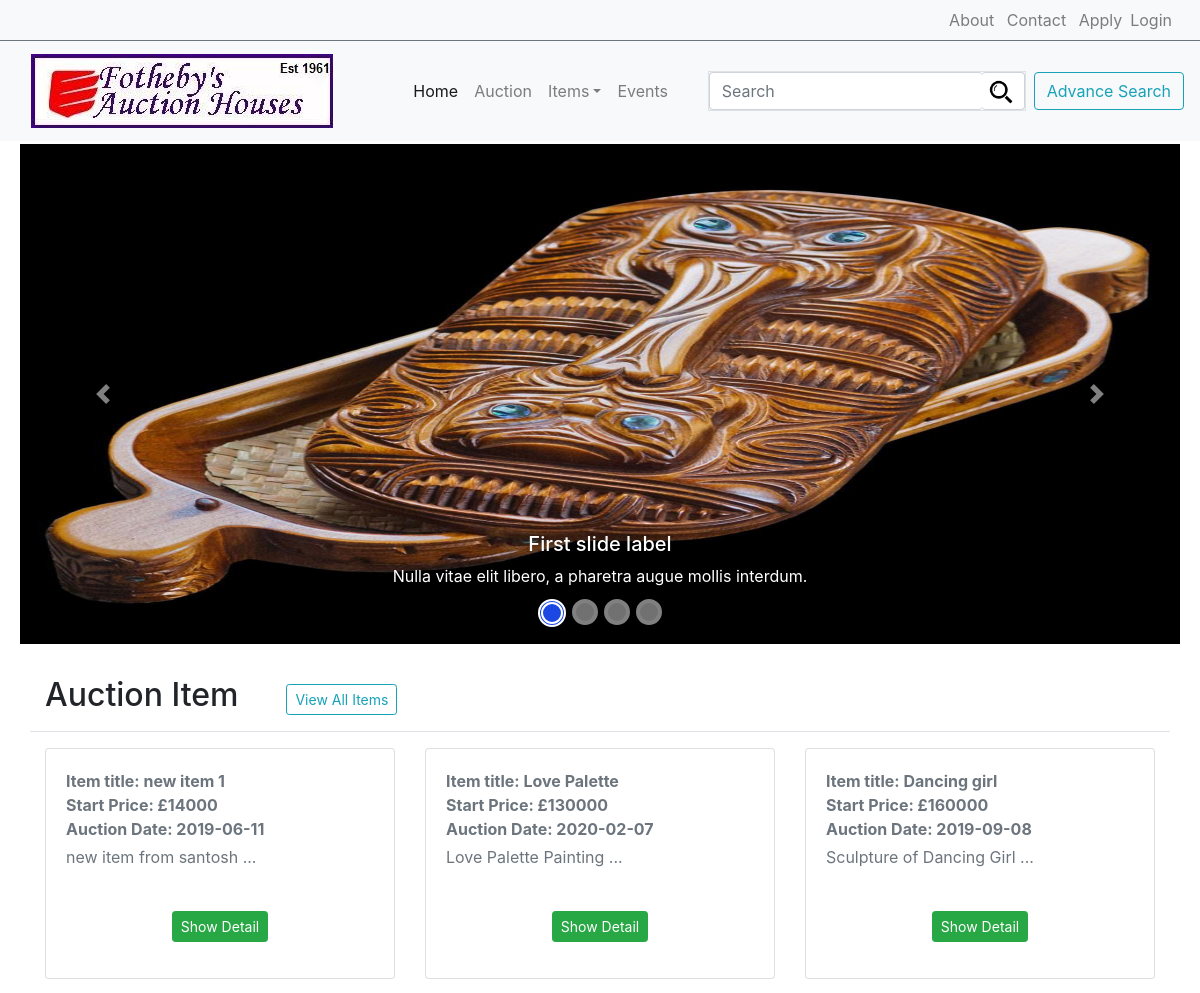
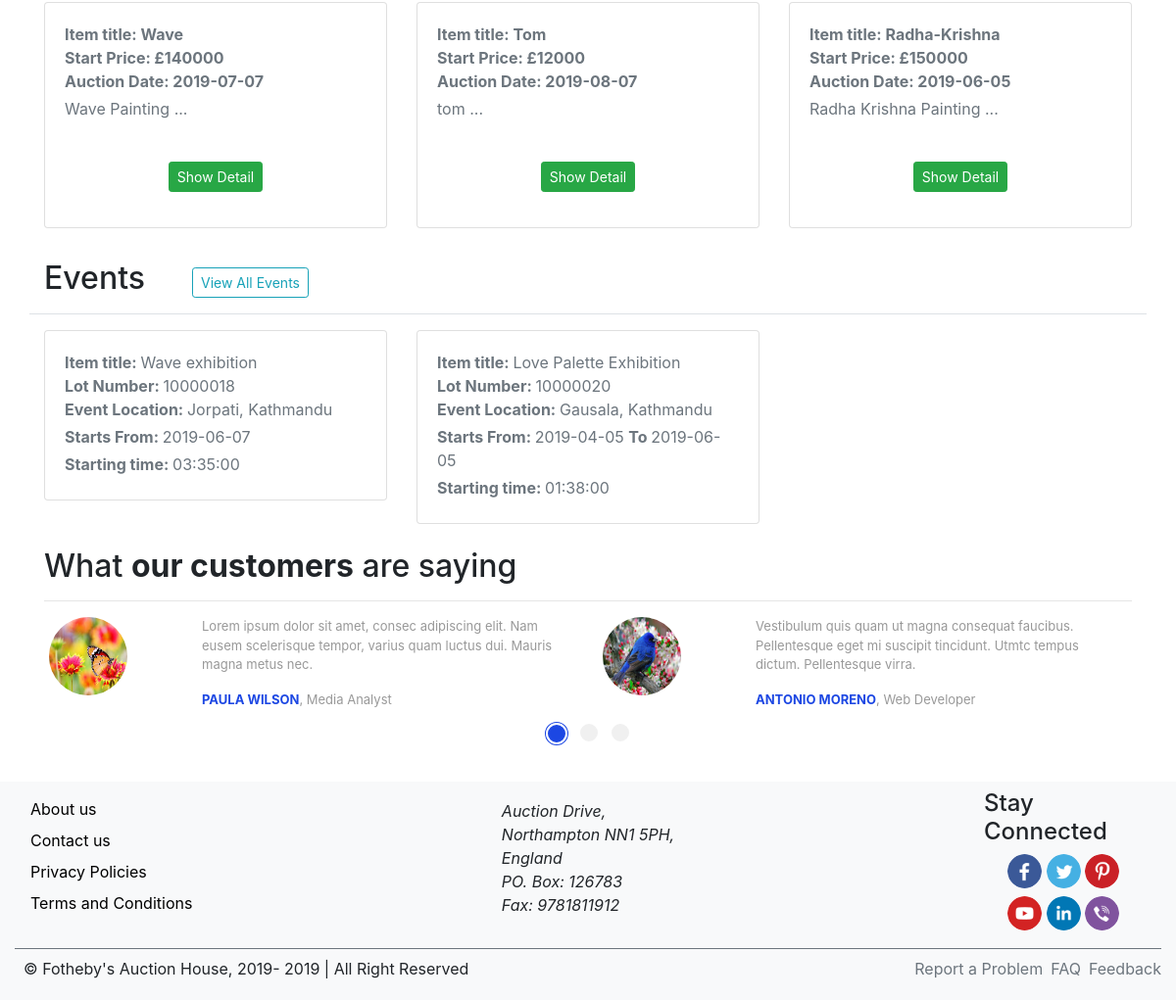
The page / on the database its author committed (2 pictures, top to bottom).
### tables this page shows
CREATE TABLE `items` (
  `lot_number` int(8) NOT NULL,
  `cat_id` int(11) NOT NULL,
  `classif_id` int(11) NOT NULL,
  `item_name` varchar(255) NOT NULL,
  `artist` varchar(255) NOT NULL,
  `description` varchar(9999) NOT NULL,
  `produced_year` date NOT NULL,
  `auction_date` date NOT NULL,
  `price` int(15) NOT NULL,
  `medium` varchar(255) DEFAULT NULL,
  `frame` varchar(5) DEFAULT NULL,
  `dimension` varchar(255) DEFAULT NULL,
  `image_type` varchar(10) DEFAULT NULL,
  `material` int(255) DEFAULT NULL,
  `weight` varchar(15) DEFAULT NULL,
  `status` varchar(10) NOT NULL
);

CREATE TABLE `events` (
  `event_id` int(11) NOT NULL,
  `event_name` varchar(999) NOT NULL,
  `lot_number` int(8) NOT NULL,
  `event_time` time NOT NULL,
  `event_location` varchar(255) NOT NULL,
  `from_date` date NOT NULL,
  `to_date` date DEFAULT NULL
);

### functions/loadTemplate.php (called while the page is built, shortened)
<?php
	function loadTemplate($fileName, $templateVars){
		extract($templateVars);
		require $fileName;
		$content = ob_get_clean();
		return $content;
	}
?>

### controllers/home.php (called while the page is built, shortened)
<?php
	$items = $pdo->prepare("SELECT *
		FROM items i
		JOIN categories c
		ON c.cat_id = i.cat_id
		JOIN classifications cl
		ON i.classif_id = cl.classif_id
		JOIN images im
		ON im.item_id = i.lot_number
		ORDER BY i.lot_number DESC
	");
	$items->execute();
	$events = $pdo->prepare("SELECT *
		FROM items i
		JOIN categories c
		ON c.cat_id = i.cat_id
		JOIN classifications cl
		ON i.classif_id = cl.classif_id
		JOIN images im
		ON im.item_id = i.lot_number
		JOIN events e
		ON e.lot_number = i.lot_number
	");
	$events->execute();
	$templateVars = [
		'items' => $items,
		'events' => $events
	];
	$content = loadTemplate('../views/home_template.php', $templateVars);
?>

### views/home_template.php (the view, shortened to what this page needs)
<section class="container-fluid">
	<div class="pb-3 pt-1">
		<div id="carouselExample" class="carousel slide" data-ride="carousel">
			<ol class="carousel-indicators">
				<li data-target="#carouselExample" data-slide-to="0" class="active"></li>
				<li data-target="#carouselExample" data-slide-to="1"></li>
				<li data-target="#carouselExample" data-slide-to="2"></li>
				<li data-target="#carouselExample" data-slide-to="3"></li>
			</ol>
			<div class="carousel-inner carousel-home">
				<div class="carousel-item active">
					<img src="../images/708.jpg" class="d-block w-100" alt="...">
					<div class="carousel-caption d-none d-md-block">
						<h5>First slide label</h5>
						<p>Nulla vitae elit libero, a pharetra augue mollis interdum.</p>
					</div>
				</div>
			</div>
			<a class="carousel-control-prev" href="#carouselExample" role="button" data-slide="prev">
				<span class="carousel-control-prev-icon" aria-hidden="true"></span>
			</a>
			<a class="carousel-control-next" href="#carouselExample" role="button" data-slide="next">
				<span class="carousel-control-next-icon" aria-hidden="true"></span>
			</a>
		</div>
	</div>
	<div class="container pt-3 pb-3">
		<div class="row col-md-8">
			<h2 class="">Auction Item</h2>
			<p><a class="btn btn-sm btn-outline-info ml-5 mt-2" href="item">View All Items</a></p>
		</div>
		<div class="card-deck border-top">
			<?php
				$i = 0;
				foreach ($items as $item) {
					$i++;
					?>
					<div class="col-md-4">
						<div class="card mt-3 m-0">
							<div class="card-body">
								<p class="mb-0 text-muted"><b><?php echo 'Item title: '.$item['item_name']; ?></b></p>
								<p class="mb-0 text-muted"><b><?php echo 'Start Price:  &#0163;'.$item['price']; ?></b></p>
								<p class="mb-1 text-muted"><b><?php echo 'Auction Date: '.$item['auction_date']; ?></b></p>
								<p class="text-muted" style="height: 50px;"><?php echo substr($item['description'], 0, 50).' ...'; ?></p>
								<p class="text-center"><?php echo '<a class="btn btn-success btn-sm " href="view_detail?vid='.$item['lot_number'].'">Show Detail</a>'; ?> </p>
							</div>
						</div>
					</div>
				<?php
				if ($i == 6) { break; }
			} ?>
		</div>
	</div>
	<div class="container pt-3 pb-3">
		<div class="row col-md-8">
			<h2 class="">Events</h2>
			<p><a class="btn btn-sm btn-outline-info ml-5 mt-2" href="event">View All Events</a></p>
		</div>
		<div class="card-deck border-top">
			<?php
				$i = 0;
				foreach ($events as $event) {
					?>
					<div class="col-md-4">
						<div class="card mt-3 m-0">
							<div class="card-body">
								<p class="mb-0 text-muted"><?php echo '<b>Item title: </b>'.$event['event_name']; ?></p>
								<p class="mb-0 text-muted"><?php echo '<b>Lot Number: </b>'.$event['lot_number']; ?></p>
								<p class="mb-1 text-muted"><?php echo '<b>Event Location: </b>'.$event['event_location']; ?></p>
								<p class="mb-1 text-muted"><?php
									if ($event['to_date'] != '0000-00-00') {
										echo '<b>Starts From: </b>'.$event['from_date'].' <b>To </b>'.$event['to_date'];
									}
									else
										echo '<b>Starts From: </b>'.$event['from_date'];
								?></p>
								<p class="mb-1 text-muted"><?php echo '<b>Starting time: </b>'.$event['event_time']; ?></p>
							</div>
						</div>
					</div>
				<?php
			} ?>
		</div>
	</div>
	<div class="container pt-2 pb-5 pl-0 pr-0">
		<div class="col-sm-12">
			<h2>What <b>our customers</b> are saying</h2><hr>
			<div id="myCarousel" class="carousel slide" data-ride="carousel">
				<ol class="carousel-indicators carousel-testimonial">
					<li data-target="#myCarousel" data-slide-to="0" class="active"></li>
					<li data-target="#myCarousel" data-slide-to="1"></li>
					<li data-target="#myCarousel" data-slide-to="2"></li>
				</ol>
				<div class="carousel-inner">
					<div class="item carousel-item active">
						<div class="row">
							<div class="col-sm-6">
								<div class="media">
									<div class="media-left d-flex mr-3">
										<a href="#">
											<img src="../images/1.jpg" alt="">
										</a>
									</div>
									<div class="media-body">
										<div class="testimonial">
											<p>Lorem ipsum dolor sit amet, consec adipiscing elit. Nam eusem scelerisque tempor, varius quam luctus dui. Mauris magna metus nec.</p>
											<p class="overview"><b>Paula Wilson</b>, Media Analyst</p>
										</div>
									</div>
								</div>
							</div>
							<div class="col-sm-6">
								<div class="media">
									<div class="media-left d-flex mr-3">
										<a href="#">
											<img src="../images/2.jpg" alt="">
										</a>
									</div>
									<div class="media-body">
										<div class="testimonial">
											<p>Vestibulum quis quam ut magna consequat faucibus. Pellentesque eget mi suscipit tincidunt. Utmtc tempus dictum. Pellentesque virra.</p>
											<p class="overview"><b>Antonio Moreno</b>, Web Developer</p>
										</div>
									</div>
								</div>
							</div>
						</div>
					</div>
				</div>
			</div>
		</div>
	</div>
</section>

### views/template.php (shortened to what this page needs)
<!DOCTYPE html>
<html>
	<head>
		<link rel="stylesheet" href="../css/style.css"/>
	</head>
	<body>
		<header class="nav-head fixed-top">
		    <div class="container-fluid border-bottom p-2 bg-light border-secondary">
				<div class="nav-top text-right pr-2 mr-1">
					<a class="nav-item pr-2" href="about">About</a>
					<a class="nav-item pr-2" href="contact">Contact</a>
					<?php
						if (isset($_SESSION['logged_user_id'])) {
							echo '<a class="nav-item pr-2 active" href="view_profile?user_id='.$_SESSION['logged_user_id'].'">Profile</a>';
							echo '<a class="nav-item pr-2 active" href="logout">Logout</a>';
						}
						else{
							echo '<a class="nav-item pr-2" href="apply">Apply</a>';
							echo '<a class="nav-item pr-2 active" href="login">Login</a>';
						}
					?>
				</div>
			</div>
			<nav class="navbar navbar-expand-lg navbar-light bg-light">
				<div class="col-md-4">
					<a class="navbar-brand" href="home">
						<img src="../images/logo.jpg" class="d-inline-block align-top mr-0" alt="Fotheby's Auction House Logo">
					</a>
				</div>
		      	<div class="collapse navbar-collapse">
		        	<ul class="navbar-nav mr-auto mt-2 mt-lg-0">
		            	<li class="nav-item active">
		                	<a class="nav-link" href="home">Home <span class="sr-only">(current)</span></a>
		            	</li>
		            	<li class="nav-item">
		                	<a class="nav-link" href="item">Auction</a>
		            	</li>
		            	<li class="nav-item dropdown">
		                	<a class="nav-link dropdown-toggle" href="#" id="navbarDropdownMenuLink" role="button" data-toggle="dropdown" aria-haspopup="true" aria-expanded="false">Items</a>
			                	<?php
			                		require '../db/db.php';
			                		$categories = $pdo->prepare("SELECT * FROM categories");
			                		$categories->execute();
			                	?>
		             	</li>
		             	<li class="nav-item">
		                	<a class="nav-link" href="event">Events</a>
		             	</li>
		          	</ul>
		          	<form method="POST" action="item" class="form-inline my-2 my-lg-0 border">
						<input class="form-control border-right-0" type="search" name="key" placeholder="Search">
						<button class="form-control border-left-0 p-1 pr-2" type="submit" name="search"><img src="../images/search.png" height="30" width="30"></button>
					</form>
					<a class="btn btn-outline-info ml-2" href="advance_search"> Advance Search </a>
		        </div>
		    </nav>
		</header>
		<main class="main-body-position">
			<?php echo $content; ?>
		</main>
		<footer class="container-fluid bg-light">
			<div class="">
				<div class="row top-footer">
					<div class="col-md-4 pt-2 left-footer ">
					   	<ul class="foot-link list-unstyled text-left">
					    	<li><a class="nav-link pb-0" href="about">About us</a></li>
					    	<li><a class="nav-link pb-0" href="contact">Contact us</a></li>
				   		 	<li><a class="nav-link pb-0" href="#">Privacy Policies</a></li>
				    		<li><a class="nav-link pb-0" href="terms">Terms and Conditions</a></li>
					   	</ul>
					</div>
					<div class="col-md-4 pt-2 mid-footer">
						<address>
							<ul class="list-unstyled">
								<li><i>Auction Drive,</i></li>
								<li><i>Northampton NN1 5PH,</i></li>
								<li><i>England</i></li>
								<li><i>PO. Box: 126783 </i></li>
								<li><i>Fax: 9781811912 </i></li>
							</ul>
						</address>
					</div>
					<div class="col-md-4 pt-2  right-footer">
						<h4>Stay Connected</h4>
						<div class=" pb-2 pl-4">
							<a class="socialMedia" href="https://www.facebook.com" target="_blank"> <img src="../images/facebook.png" alt="facebook"> </a>
							<a class="socialMedia" href="https://twitter.com" target="_blank"><img src="../images/twitter.png" alt="twitter"></a>
							<a class="socialMedia" href="https://www.pinterest.com" target="_blank"><img src="../images/pinterest.png" alt="pinterest"></a>
						</div>
						<div class=" pl-4">
							<a class="socialMedia" href="https://www.youtube.com" target="_blank"><img src="../images/youtube.png" alt="youtube"></a>
							<a class="socialMedia" href="https://www.linkedin.com" target="_blank"><img src="../images/linkedin.png" alt="linkedin"></a>
							<a class="socialMedia" href="https://www.viber.com" target="_blank"><img src="../images/viber.png" alt="viber"></a>
						</div>
					</div>
				</div>
				<div class="pt-2 pb-1 border-top border-secondary">
					<div class="row">
						<div class="col-md-7 pl-4">
							<p> &copy; Fotheby's Auction House, 2019- <?php echo date('Y'); ?> | All Right Reserved </p>
						</div>
						<div class="col-md-5 bottom-foot-link">
							<a class="pr-2 text-muted" href="#">Report a Problem</a>
							<a class="pr-2 text-muted" href="#">FAQ</a>
							<a class="text-muted" href="#">Feedback</a>
						</div>
					</div>
				</div>
			</div>
		</footer>
	</body>
</html>

### public_html/index.php (shortened to what this page needs)
<?php
	require '../functions/loadTemplate.php';
	if (isset($_GET['page'])) {
		$page = $_GET['page'];
	}
	else
		$page = 'home';
	require '../controllers/'.$page.'.php';
	$templateVars = [
		'title' => $title,
		'content' => $content
	];
	$html = loadTemplate('../views/template.php', $templateVars);
	echo $html;
?>

### rows shown on the page
items: item_name "new item 1", price "14000", auction_date "2019-06-11", description "new item from santosh"
items: item_name "Love Palette", price "130000", auction_date "2020-02-07", description "Love Palette Painting", events.event_name "Love Palette Exhibition", events.lot_number "10000020", events.event_location "Gausala, Kathmandu", events.from_date "2019-04-05", events.to_date "2019-06-05", events.event_time "01:38:00"
items: item_name "Dancing girl", price "160000", auction_date "2019-09-08", description "Sculpture of Dancing Girl"
items: item_name "Wave", price "140000", auction_date "2019-07-07", description "Wave Painting", events.event_name "Wave exhibition", events.lot_number "10000018", events.event_location "Jorpati, Kathmandu", events.from_date "2019-06-07", events.event_time "03:35:00"
items: item_name "Tom", price "12000", auction_date "2019-08-07", description "tom"
items: item_name "Radha-Krishna", price "150000", auction_date "2019-06-05", description "Radha Krishna Painting"
